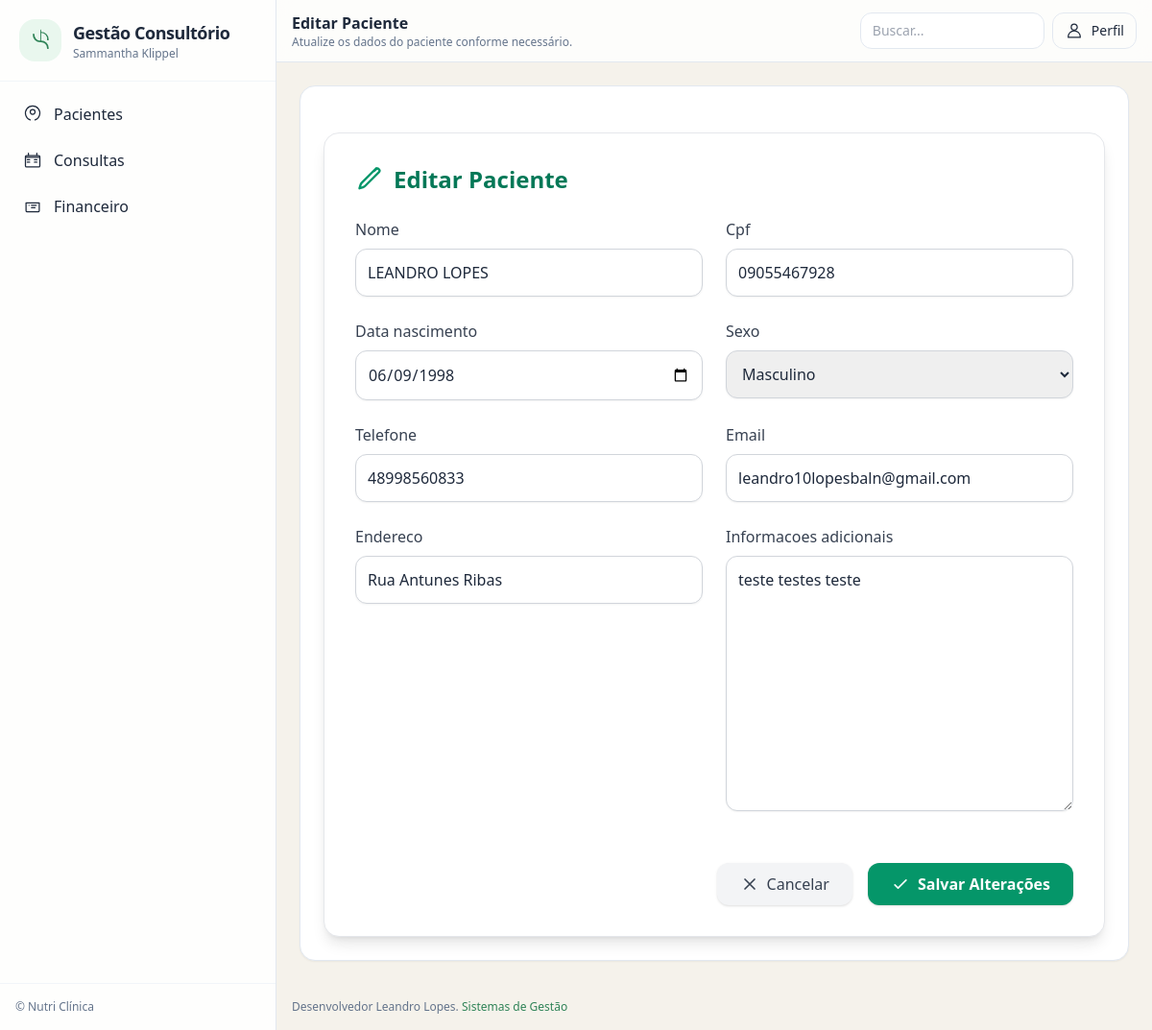
/pacientes/14/editar, run on the app's committed database.
### nutri/models.py (models this page shows, shortened)
class Paciente(models.Model):
    nome = models.CharField(max_length=150)
    cpf = models.CharField(max_length=14, unique=True, null=True, blank=True)
    data_nascimento = models.DateField()
    sexo = models.CharField(max_length=10, choices=[('M', 'Masculino'), ('F', 'Feminino')])
    telefone = models.CharField(max_length=20, null=True, blank=True)
    email = models.EmailField(null=True, blank=True)
    endereco = models.CharField(max_length=255, null=True, blank=True)
    criado_em = models.DateTimeField(auto_now_add=True, editable=False)
    informacoes_adicionais = models.TextField(blank=True, null=True)

### nutri/views.py (the view)
# urls.py: path('pacientes/<int:pk>/editar', PacienteUpdate.as_view(), name='editar_paciente'),
class PacienteUpdate(UpdateView):
    model = Paciente
    form_class = PacienteForm
    template_name = "pacientes/editar_paciente.html"
    success_url = reverse_lazy('pacientes')

### nutri/forms.py
class PacienteForm(forms.ModelForm):
    class Meta:
        model = Paciente
        fields = ['nome', 'cpf', 'data_nascimento', 'sexo', 'telefone', 'email', 'endereco', 'informacoes_adicionais',]
        widgets = {
            'nome': forms.TextInput(attrs={'placeholder': 'Nome completo'}),
            'cpf': forms.TextInput(attrs={'placeholder': '000.000.000-00'}),
            'data_nascimento': forms.DateInput(format='%Y-%m-%d', attrs={'type': 'date'}),
            'sexo': forms.Select(),
            'telefone': forms.TextInput(attrs={'placeholder': '(00) 00000-0000'}),
            'email': forms.EmailInput(attrs={'placeholder': 'email@exemplo.com'}),
            'endereco': forms.TextInput(attrs={'placeholder': 'Rua, número, bairro, cidade'}),
            'informacoes_adicionais': forms.Textarea(attrs={'placeholder': 'Informações Adicionais do Paciente'}),
        }

### nutri/templates/pacientes/editar_paciente.html (shortened to what this page needs)
{% extends "base.html" %}
{% load widget_tweaks %}
{% block page_title %}Editar Paciente{% endblock %}
{% block page_subtitle %}Atualize os dados do paciente conforme necessário.{% endblock %}
{% block content %}
<div class="max-w-4xl mx-auto mt-6">
    <div class="bg-white rounded-2xl shadow-lg border border-gray-200 p-8">
        <h2 class="text-2xl font-bold text-emerald-700 flex items-center gap-3 mb-6">
            Editar Paciente
        </h2>
        <form method="post" class="space-y-6">
            <div class="grid grid-cols-1 md:grid-cols-2 gap-6">
                {% for field in form %}
                    <div class="{% if field.name == 'observacoes' %}md:col-span-2{% endif %}">
                        <label for="{{ field.id_for_label }}" class="block text-gray-700 font-medium mb-2">
                            {{ field.label }}
                        </label>
                        {% render_field field class+="w-full p-3 rounded-xl border border-gray-300 shadow-sm focus:ring-emerald-500 focus:border-emerald-500 transition" %}
                    </div>
                {% endfor %}
            </div>
            <div class="flex justify-end gap-4 pt-6">
                <a href="{% url 'pacientes' %}"
                   class="px-6 py-2.5 bg-gray-100 hover:bg-gray-200 text-gray-700 font-medium rounded-xl shadow flex items-center gap-2 transition">
                    <svg xmlns="http://www.w3.org/2000/svg" class="w-5 h-5" fill="none" viewBox="0 0 24 24" stroke="currentColor">
                        <path stroke-linecap="round" stroke-linejoin="round" stroke-width="2" d="M6 18L18 6M6 6l12 12"/>
                    </svg>
                    Cancelar
                </a>
                <button type="submit"
                        class="px-6 py-2.5 bg-emerald-600 hover:bg-emerald-700 text-white font-semibold rounded-xl shadow flex items-center gap-2 transition">
                    <svg xmlns="http://www.w3.org/2000/svg" class="w-5 h-5" fill="none" viewBox="0 0 24 24" stroke="currentColor">
                        <path stroke-linecap="round" stroke-linejoin="round" stroke-width="2" d="M5 13l4 4L19 7"/>
                    </svg>
                    Salvar Alterações
                </button>
            </div>
        </form>
    </div>
</div>
{% endblock %}

### data on the page
Paciente: nome "LEANDRO LOPES" "09055467928" "06/09/1998" "Masculino" "48998560833" "leandro10lopesbaln@gmail.com" "Rua Antunes Ribas" "teste testes teste"

### other printed values
{{ field.label }} "Nome" "Cpf" "Data nascimento" "Sexo" "Telefone" "Email" "Endereco" "Informacoes adicionais"
